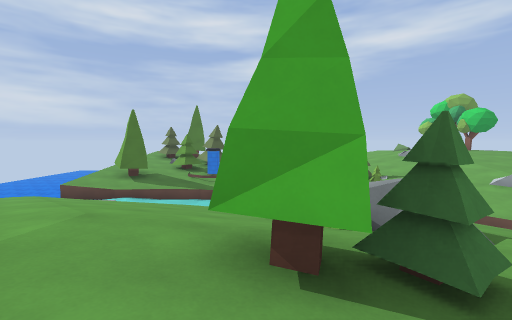
[1] (above)

16 first-person views from a walk through a 3-D level made in the Godot game engine. The camera is 1.3 m above the floor, tilts 4° down and sees 90° across. The floor is counted in squares, 2 m on a side. Each view is taken from the middle of a square. On the plan, view 1 faces up. The plan holds only what a view shows up to about 9 squares ahead; the rest is blank. The place goes on beyond the plan. Characters and animated objects are left out. Some surface patterns are stand-ins.

[2]
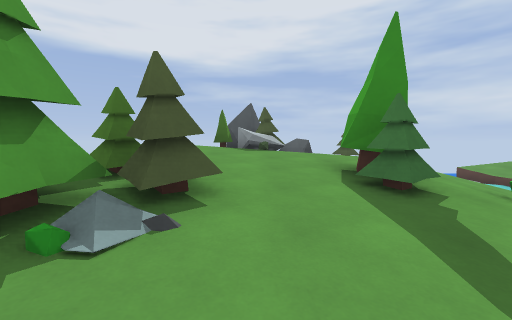

[3]
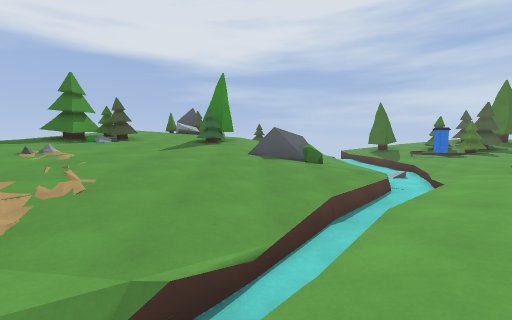

[4]
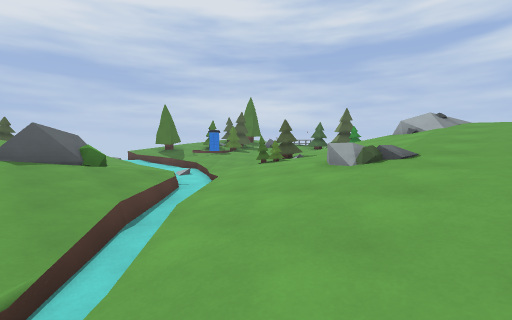

[5]
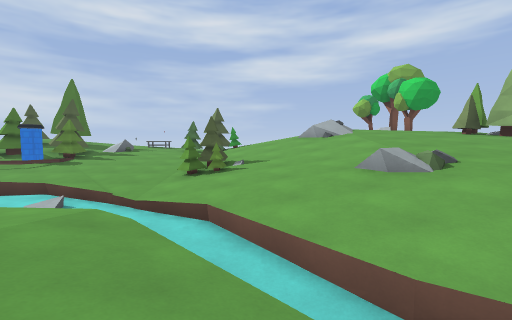

[6]
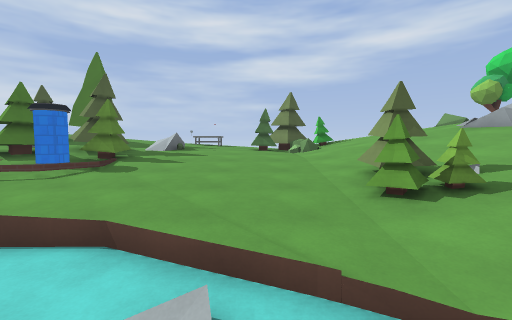

[7]
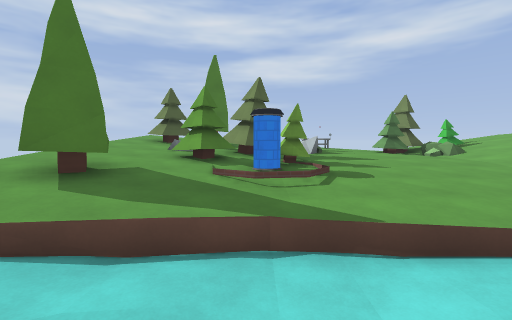

[8]
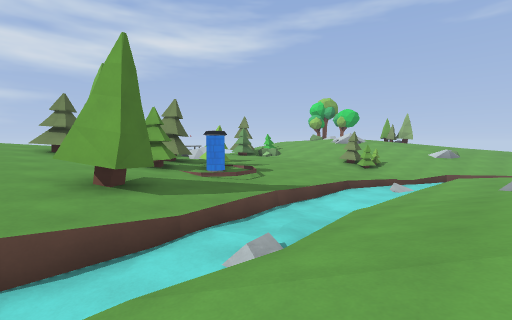

[9]
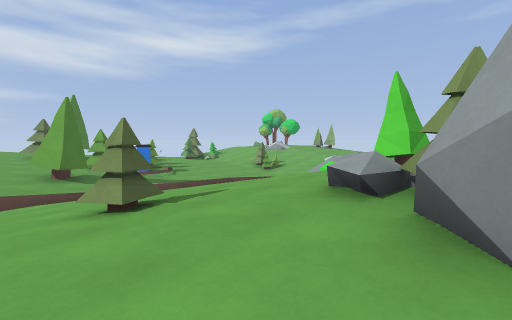

[10]
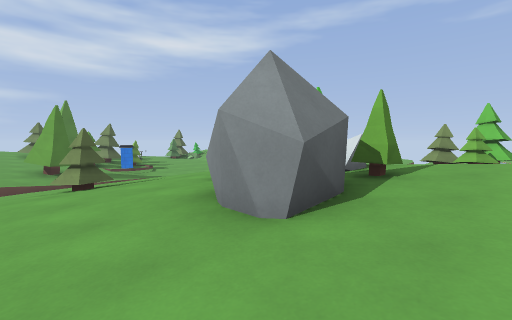

[11]
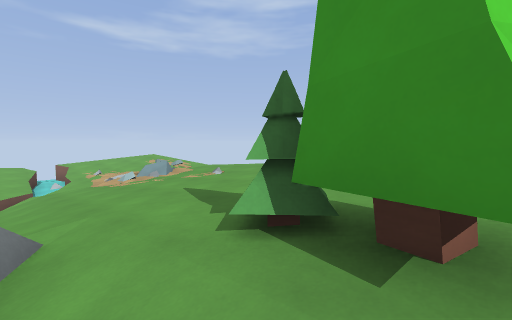

[12]
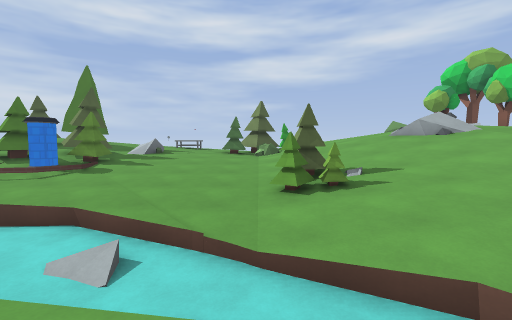

[13]
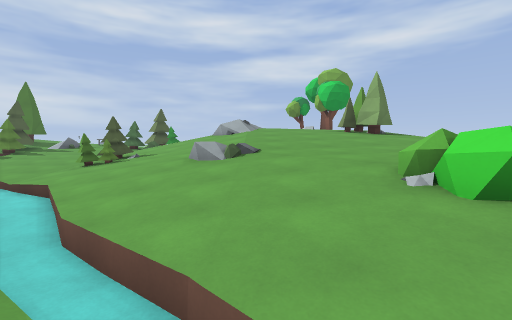

[14]
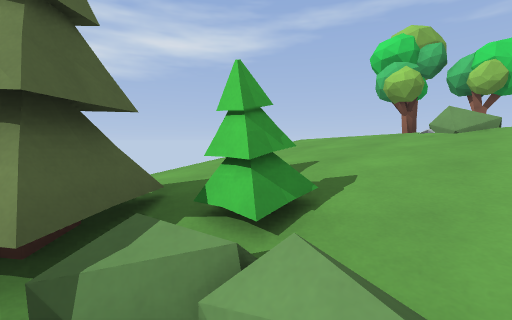

[15]
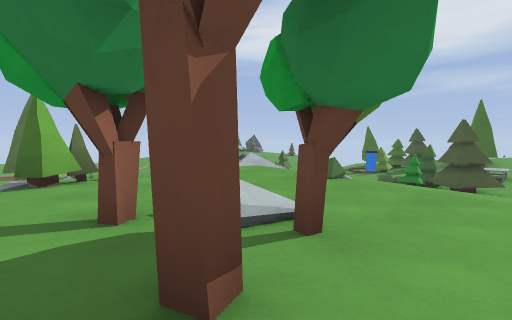

[16]
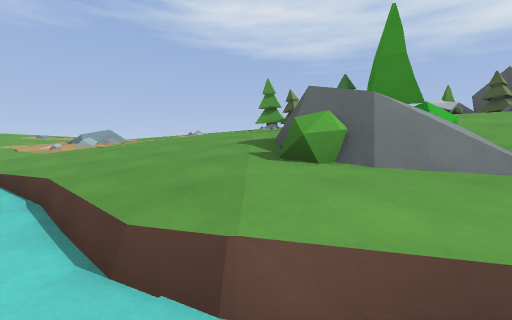

### Floor plan
Key: @ floor where view 1 was taken; # wall or solid block; x gap in a wall; . main floor; : floor 0.25 m higher than the main floor; - floor 0.25 m lower than the main floor; + floor 0.5 m higher than the main floor; _ floor 0.5 m lower than the main floor; * floor 0.75 m higher than the main floor; < floor 0.75 m lower than the main floor; % floor 1 m higher than the main floor; ( floor 1 m lower than the main floor; & floor 1.25 m higher than the main floor; ! floor 1.25 m lower than the main floor; $ floor 1.5 m higher than the main floor; ? floor 1.5 m lower than the main floor; / step, stairs or slope; = window, fence, low wall or low ledge; ^ raised ledge; v drop or lower ground; P pillar; S stall.
Columns run from 6 left of view 1 to 12 right of it. Each row starts with its distance up from view 1.
 16 %%    S../:+*%&&&$$
 15 %/##: :..##+*%&&##$
 14 *##:://.###+%&=$/#$
 13 +++##.=../:+%&/$$$$
 12 +::###----:+%/$$$$$
 11 :..#P/____.////$$#&
 10 .#-_______-.//%&&#/
  9 -___<<<<</#-./*%%%%
  8 =v=/??//((<_-:+++**
  7 ?!(?/???//(_-//:++
  6 _-__<<((//?/_-..:
  5 ....-__//_/?/__-.
  4 ::++:..==-_<=/__^
  3 +#+**++/=.-_<//<_-
  2 +**%%%##+:.-__//!=
  1 +*//%%*/+::.-_//=-
  0 *%##=&@*++::..---
 -1 *%##$&&/#/+::.....
 -2 *%&$$  %x*++:..:::

Positions as (right, up) in squares from view 1, and headings:
1: (0, 0), facing up
2: (4, 0), facing left
3: (9, 3), facing left
4: (9, 3), facing up-left
5: (5, 3), facing up
6: (2, 6), facing up
7: (-2, 6), facing up
8: (-6, 5), facing up-right
9: (-6, 0), facing up-right
10: (-6, -2), facing up-right
11: (0, 3), facing down-right
12: (3, 5), facing up
13: (8, 2), facing up
14: (3, 13), facing up-right
15: (12, 16), facing down-left
16: (3, 7), facing down
